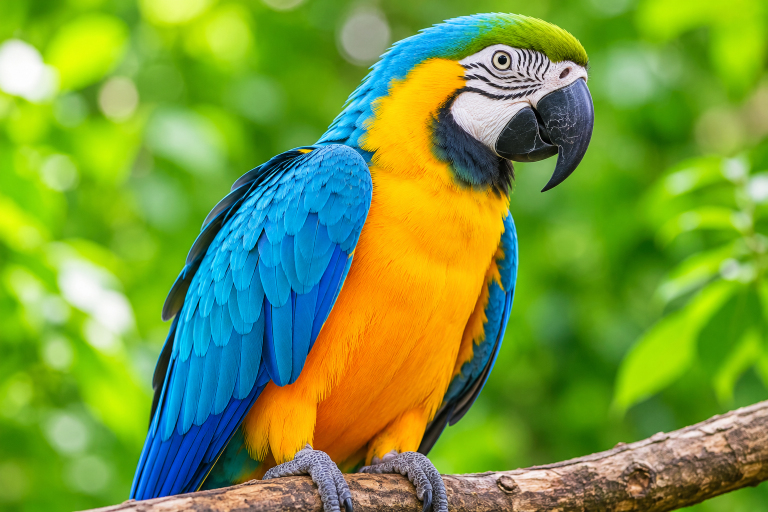
#> input picture parrot.png, 1536 x 1024 px (shown at 1/2 size)
$ jupyter execute EXP-3.ipynb
#> lines starting #> are read from the running program, lines starting #| are printed output that depends on the picture
[cell 1]
import cv2
import numpy as np
import matplotlib.pyplot as plt
img = cv2.imread('parrot.png',cv2.IMREAD_GRAYSCALE)
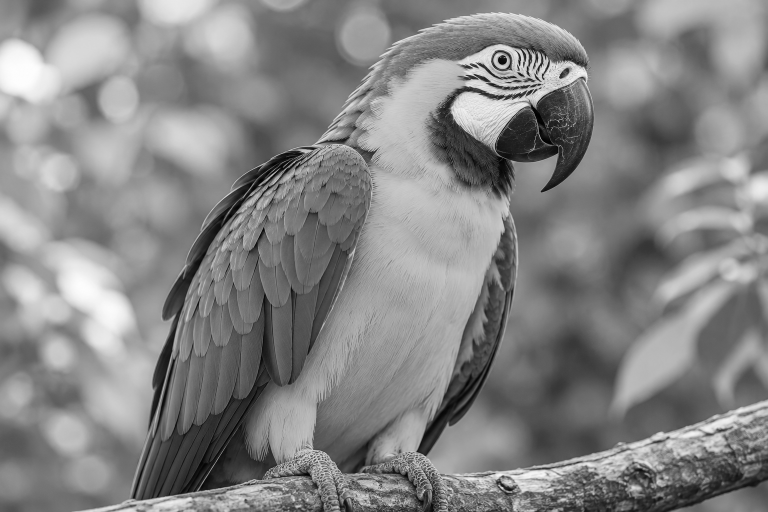
#> img: shape (1024, 1536) (shown at 1/2 size); min 0, max 254, mean 133
plt.imshow(img, cmap='gray')
plt.title('original_image')
plt.show()

[cell 2]
plt.hist(img.ravel(),256,range = [0, 256]);
plt.title('Original Image')
plt.show()
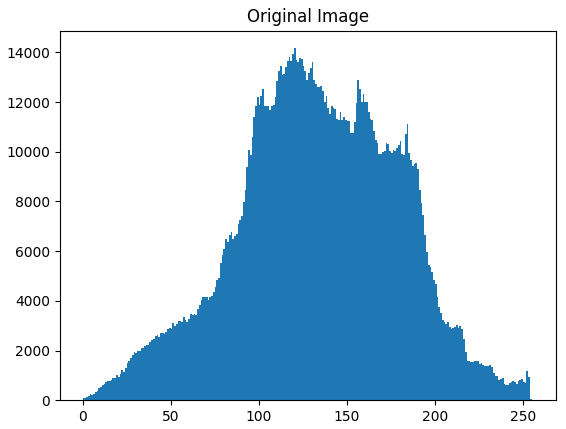
#> figure drawn by matplotlib, 1 panel; tallest bar 14166 high, from x = 120 to 121

[cell 3]
img_eq = cv2.equalizeHist(img)
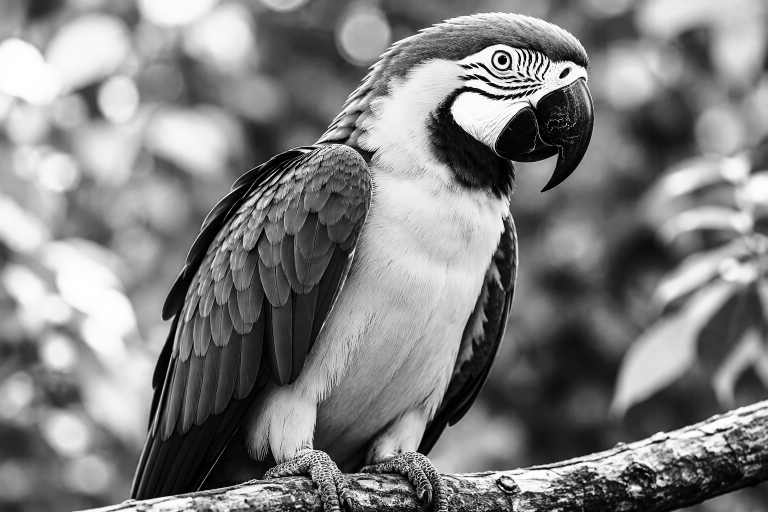
#> img_eq: shape (1024, 1536) (shown at 1/2 size); min 0, max 255, mean 128.3
plt.hist(img_eq.ravel(), 256, range = [0, 256]);
plt.title('Equalized Histogram')
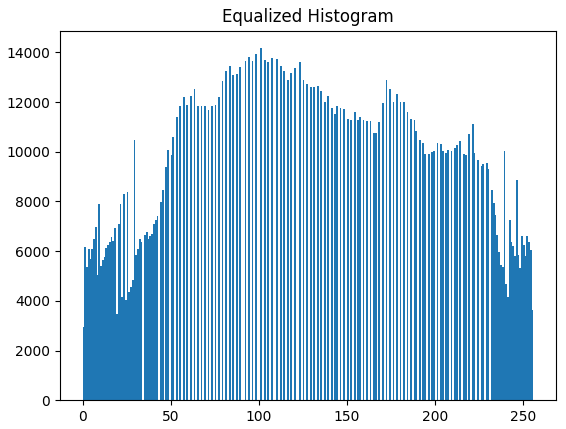
#> figure drawn by matplotlib, 1 panel; tallest bar 14166 high, from x = 101 to 102

[cell 4]
plt.imshow(img_eq, cmap='gray')
plt.title('original image')
plt.show()

[cell 5]
img = cv2.imread('parrot.png', cv2.IMREAD_COLOR)
#> img is the input picture: shape (1024, 1536, 3); mean B, G, R 60.1, 155.1, 119.2
img_hsv = cv2.cvtColor(img, cv2.COLOR_BGR2HSV)
#> img_hsv: shape (1024, 1536, 3); mean H, S, V 49.3, 200.7, 177.4
img_hsv[:,:,2] = cv2.equalizeHist(img_hsv[:, :, 2])
#> img_hsv: shape (1024, 1536, 3); mean H, S, V 49.3, 200.7, 128.4
img_eq = cv2.cvtColor(img_hsv, cv2.COLOR_HSV2BGR)
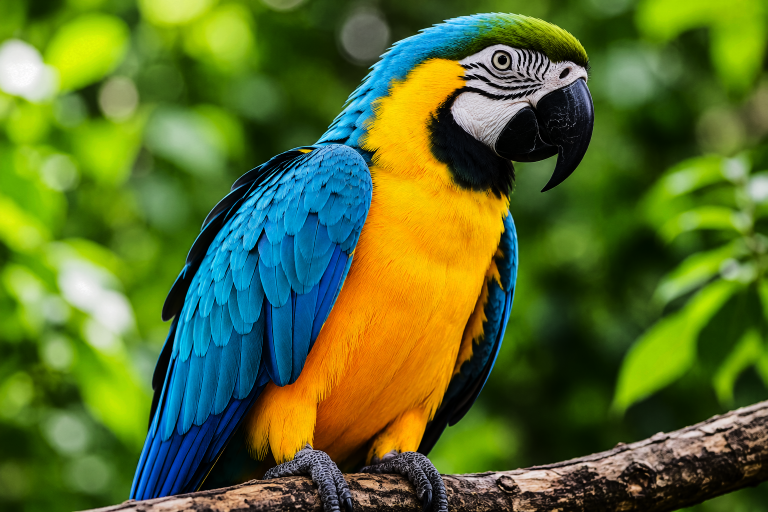
#> img_eq: shape (1024, 1536, 3) (shown at 1/2 size); mean B, G, R 43.7, 110.3, 88.8
plt.subplot(121); plt.imshow(img[:, :, ::-1]); plt.title('Original Color Image')
plt.subplot(122); plt.imshow(img_eq[:, :, ::-1]); plt.title('Equalized Image')
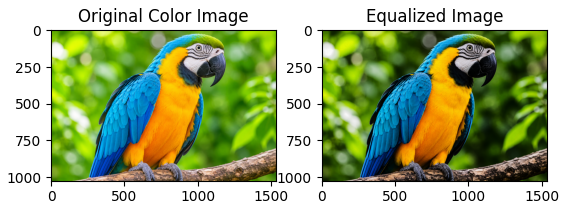
#> figure drawn by matplotlib, 2 panels

[cell 6]
plt.figure(figsize = [12,10])
plt.subplot(221); plt.imshow(img[:, :, ::-1]); plt.title('Original Color Image')
plt.subplot(222); plt.imshow(img_eq[:, :, ::-1]); plt.title('Equalized Image')
plt.subplot(223); plt.hist(img.ravel(),256,range = [0, 256]); plt.title('Original Image')
plt.subplot(224); plt.hist(img_eq.ravel(),256,range = [0, 256]); plt.title('Histogram Equalized')
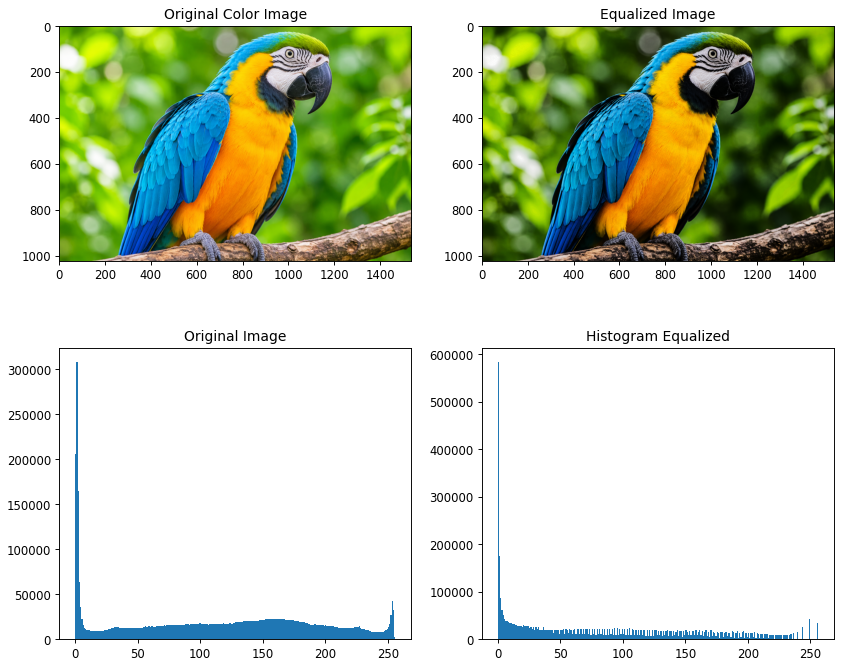
#> figure drawn by matplotlib, 4 panels; panel 3: tallest bar 308692 high, from x = 1 to 2; panel 4: tallest bar 584665 high, from x = 0 to 1
